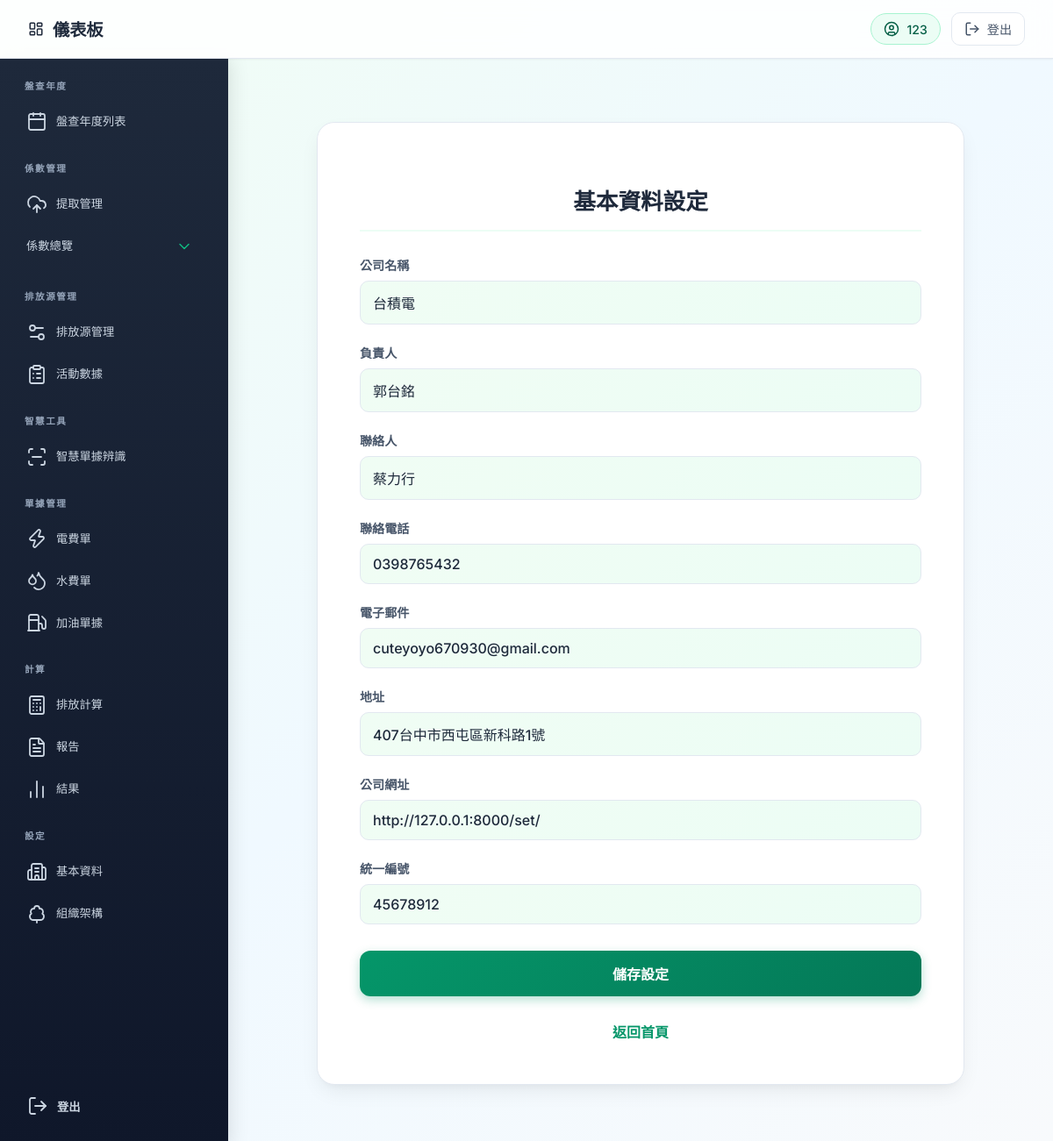
/set/ (signed in), run on the app's committed database.
### model.py (models this page shows)
class CompanyInfo(SQLModel, table=True):
    tax_id: str = Field(default=None, primary_key=True)
    company_name: str
    address: str
    owner: str
    account_id: int = Field(foreign_key="account.id")
    telephone: Optional[str] = None
    contact_person: Optional[str] = None
    email: Optional[str] = None
    URL: Optional[str] = None
    account: Optional[Account] = Relationship(back_populates="companies")

### routers/set.py (the view)
@router.get("/", response_class=HTMLResponse)
async def register_page(request: Request):
        user_id = request.session.get("user")
        if not user_id:
            return RedirectResponse(url="/login", status_code=303)
        with Session(engine) as session:
            statement = select(CompanyInfo).where(CompanyInfo.account_id == user_id)
            existing = session.exec(statement).first()
            user_data = {
            "companyName": existing.company_name if existing else "",
            "taxId": existing.tax_id if existing else "",
            "address": existing.address if existing else "",
            "owner": existing.owner if existing else "",
            "contact_person": existing.contact_person if existing else "",
            "telephone": existing.telephone if existing else "",
            "email": existing.email if existing else "",
            "URL": existing.URL if existing else ""
            }
        return templates.TemplateResponse("set.html", {"request": request, "user": user_data})

### templates/set.html (shortened to what this page needs)
{% extends "base.html" %}
{% block content %}
<div class="form-container">
    <h2>基本資料設定</h2>
    <form id="profileForm" action="/set" method="post">
      <div class="form-group">
        <label for="companyName">公司名稱</label>
        {% if user.companyName %}
        <span id="companyNameText">{{ user.companyName }}</span>
        {% else %}
        <span id="companyNameText" style="display:none;"></span>
        <input type="text" id="companyName" name="companyName" value="" placeholder="請輸入公司名稱">
        {% endif %}
      </div>
      <div class="form-group">
        <label for="owner">負責人</label>
        {% if user.owner %}
        <span id="ownerText">{{ user.owner }}</span>
        {% else %}
        <span id="ownerText" style="display:none;"></span>
        <input type="text" id="owner" name="owner" value="" placeholder="請輸入負責人姓名">
        {% endif %}
      </div>
      <div class="form-group">
        <label for="contact_person">聯絡人</label>
        {% if user.contact_person %}
        <span id="contact_personText">{{ user.contact_person }}</span>
        {% else %}
        <span id="contact_personText" style="display:none;"></span>
        <input type="text" id="contact_person" name="contact_person" value="" placeholder="請輸入聯絡人">
        {% endif %}
      </div>
      <div class="form-group">
        <label for="telephone">聯絡電話</label>
        {% if user.telephone %}
        <span id="telephoneText">{{ user.telephone }}</span>
        {% else %}
        <span id="telephoneText" style="display:none;"></span>
        <input type="text" id="telephone" name="telephone" value="" placeholder="請輸入聯絡電話">
        {% endif %}
      </div>
      <div class="form-group">
        <label for="email">電子郵件</label>
        {% if user.email %}
        <span id="emailText">{{ user.email }}</span>
        {% else %}
        <span id="emailText" style="display:none;"></span>
        <input type="text" id="email" name="email" value="" placeholder="請輸入電子郵件">
        {% endif %}
      </div>
      <div class="form-group">
        <label for="address">地址</label>
        {% if user.address %}
        <span id="addressText">{{ user.address }}</span>
        {% else %}
        <span id="addressText" style="display:none;"></span>
        <input type="text" id="address" name="address" value="" placeholder="請輸入地址">
        {% endif %}
      </div>
      <div class="form-group">
        <label for="URL">公司網址</label>
        {% if user.URL %}
        <span id="URLText">{{ user.URL }}</span>
        {% else %}
        <span id="URLText" style="display:none;"></span>
        <input type="text" id="URL" name="URL" value="" placeholder="請輸入公司網址">
        {% endif %}
      </div>
      <div class="form-group">
        <label for="taxId">統一編號</label>
        {% if user.taxId %}
        <span id="taxIdText">{{ user.taxId }}</span>
        {% else %}
        <span id="taxIdText" style="display:none;"></span>
        <input type="text" id="taxId" name="taxId" value="" pattern="\d{8}" placeholder="請輸入統一編號">
        {% endif %}
      </div>
      <button type="submit" class="btn-submit">儲存設定</button>
    </form>
    <div class="back-link">
      <a href="/index">返回首頁</a>
    </div>
</div>
{% endblock %}

### static/css/index.css (style rules this page uses)
:root { --emerald-50: #ecfdf5; --emerald-100: #d1fae5; --emerald-200: #a7f3d0; --emerald-500: #10b981; --emerald-600: #059669; --emerald-700: #047857; --emerald-800: #065f46; --emerald-900: #064e3b; --slate-50: #f8fafc; --slate-100: #f1f5f9; --slate-200: #e2e8f0; --slate-300: #cbd5e1; --slate-400: #94a3b8; --slate-500: #64748b; --slate-600: #475569; --slate-700: #334155; --slate-800: #1e293b; --slate-900: #0f172a; --radius-sm: 6px; --radius-md: 10px; --radius-lg: 16px; --radius-xl: 20px; --shadow-sm: 0 1px 2px rgba(0,0,0,0.05); --shadow-md: 0 4px 6px -1px rgba(0,0,0,0.07), 0 2px 4px -2px rgba(0,0,0,0.05); --shadow-lg: 0 10px 15px -3px rgba(0,0,0,0.08), 0 4px 6px -4px rgba(0,0,0,0.04); --shadow-xl: 0 20px 25px -5px rgba(0,0,0,0.08), 0 8px 10px -6px rgba(0,0,0,0.04); }
body { margin: 0; font-family: "Noto Sans TC", "Inter", -apple-system, BlinkMacSystemFont, "Segoe UI", Roboto, "Helvetica Neue", Arial, sans-serif; background: linear-gradient(135deg, #f0fdf4 0%, #f0f9ff 50%, #f8fafc 100%); background-attachment: fixed; color: var(--slate-700); display: flex; flex-direction: column; min-height: 100vh; }

### templates/set.html (style rules this page uses)
html { scroll-behavior: smooth; }
.form-container { background: white; padding: 48px; border-radius: 20px; box-shadow: 0 10px 25px -5px rgba(0,0,0,0.08), 0 8px 10px -6px rgba(0,0,0,0.04); margin: 40px auto; max-width: 640px; border: 1px solid #e2e8f0; }
.form-container h2 { text-align: center; margin-bottom: 28px; color: #1e293b; font-size: 1.6rem; font-weight: 700; padding-bottom: 16px; border-bottom: 2px solid #ecfdf5; }
.form-group { margin-bottom: 22px; }
.form-group label { display: block; font-weight: 600; margin-bottom: 8px; color: #475569; font-size: 0.88rem; }
.form-group span { display: inline-block; width: 100%; padding: 12px 14px; border-radius: 10px; border: 1.5px solid #e2e8f0; background: linear-gradient(135deg, #f0fdf4, #ecfdf5); cursor: pointer; transition: all 0.2s; color: #1e293b; font-weight: 500; box-sizing: border-box; }
.btn-submit { width: 100%; padding: 14px; background: linear-gradient(135deg, #059669, #047857); color: white; font-size: 1rem; font-weight: 600; border: none; border-radius: 12px; cursor: pointer; transition: all 0.25s ease; box-shadow: 0 4px 12px rgba(5, 150, 105, 0.3); margin-top: 8px; }
.back-link { text-align: center; margin-top: 28px; }
.back-link a { text-decoration: none; color: #059669; font-weight: 600; padding: 8px 16px; border-radius: 8px; transition: all 0.2s; }

### data on the page
CompanyInfo: companyName "台積電", owner "郭台銘", contact_person "蔡力行", telephone "0398765432", email "cuteyoyo670930@gmail.com", address "407台中市西屯區新科路1號", URL "http://127.0.0.1:8000/set/", taxId "45678912"

### other printed values
{{ request.session.get("username", "使用者") }} "123"
